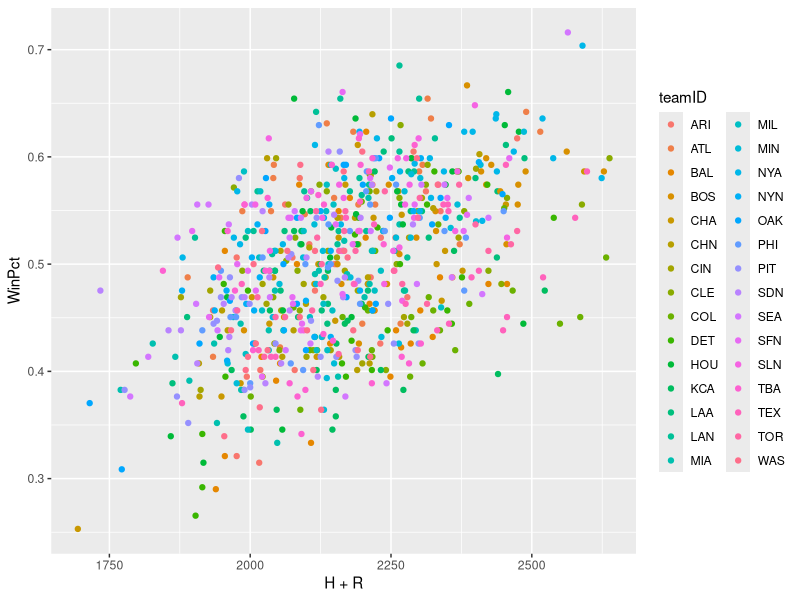
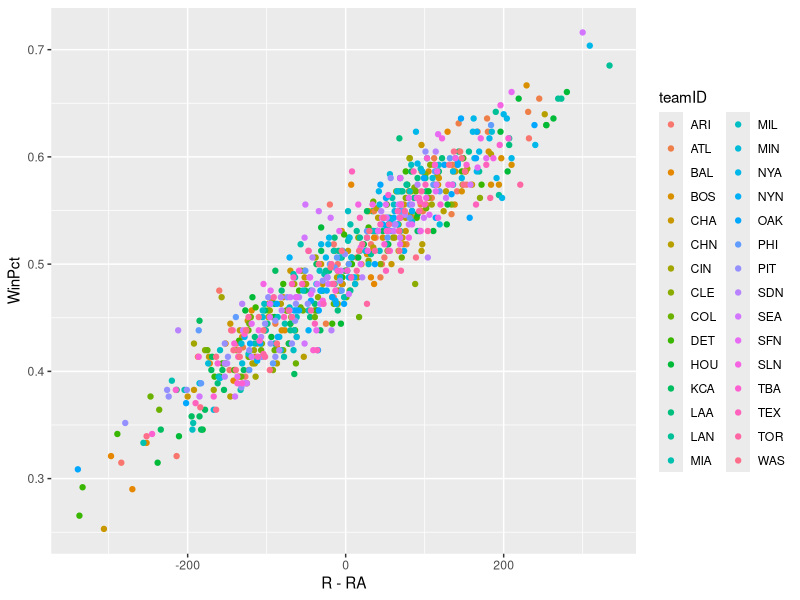
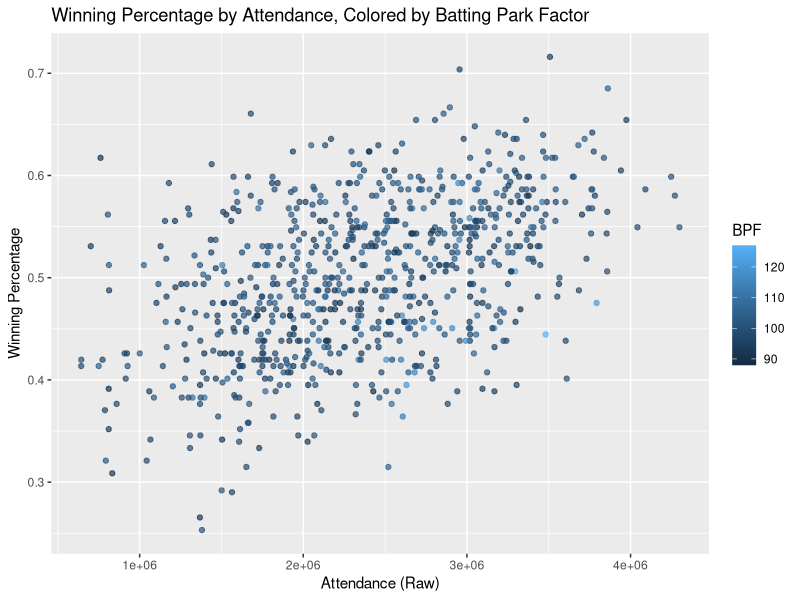
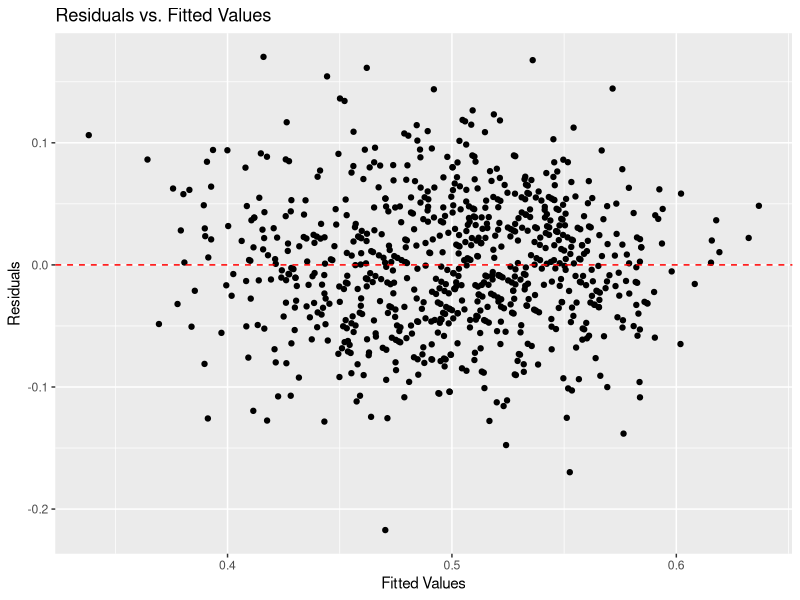
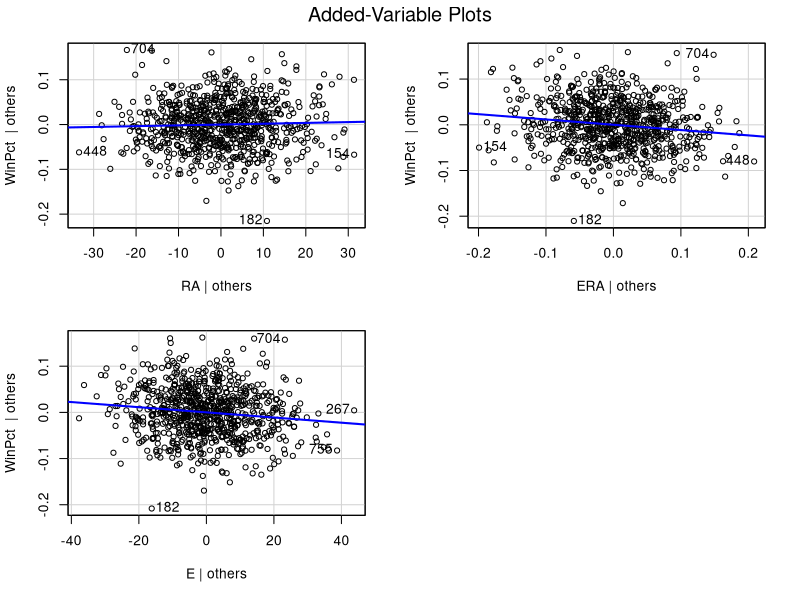
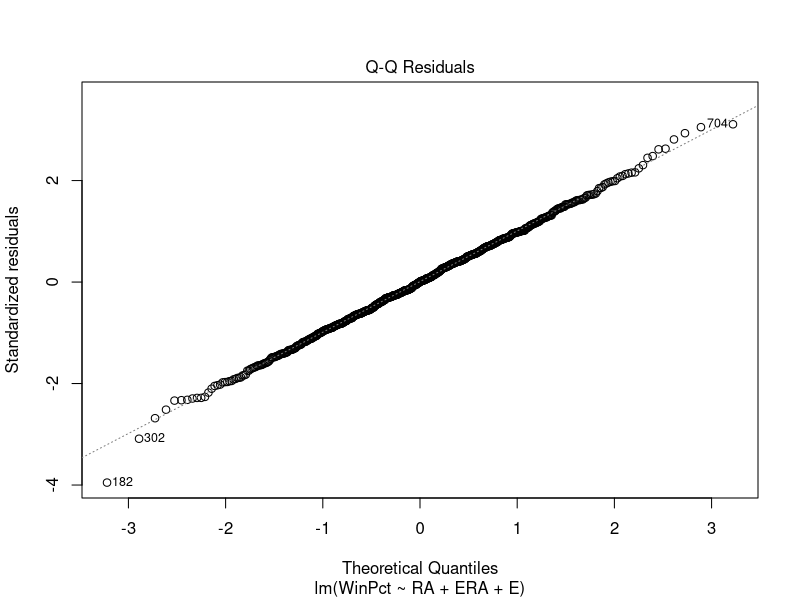
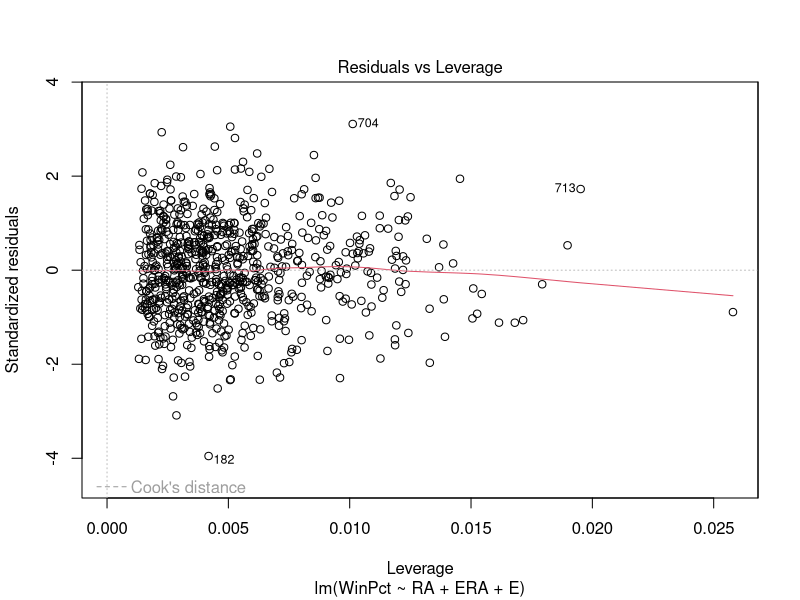
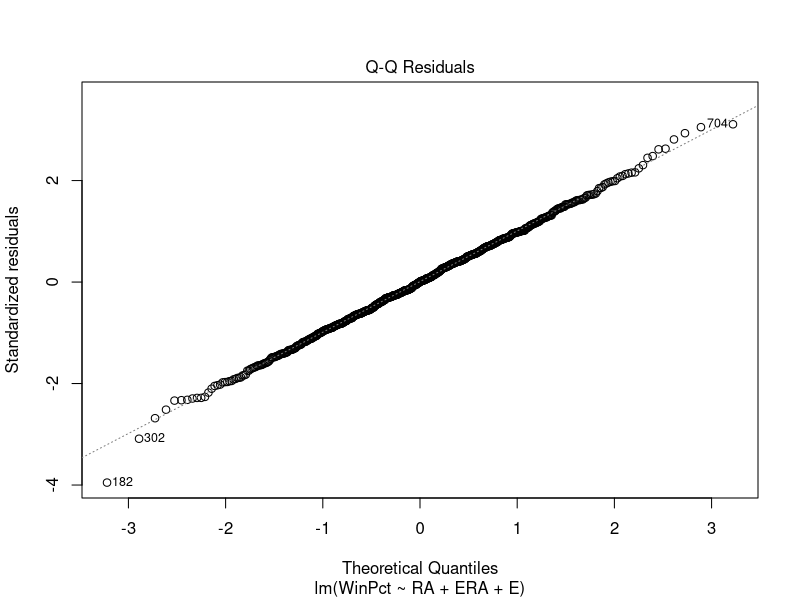

The R script that drew these images, in order:
## ---- chunk 1
library(tidyverse)
library(readxl)
library(ggplot2)
library(car)
## ---- chunk 2
baseball <- read_csv("Teams.csv")
baseball <- baseball |>
  select(yearID, teamID, Rank, W, H, R, RA, ERA, E, BPF, attendance, L) |>
  filter(yearID >= 1998 & yearID != 2020) |>
  mutate(
    WinPct = W / (W + L)
  ) |>
  select(yearID:W, WinPct, everything(), -L)

View(baseball)

baseball_simplified <- baseball |>
  select(yearID, Rank, W, WinPct, H, R, RA, ERA, E, BPF, attendance)
## ---- chunk 3
ggplot(data = baseball, aes(x=H + R, y=WinPct, color = teamID)) +
  geom_point()

## ---- chunk 4
ggplot(baseball, aes(x=R - RA, y=WinPct, color = teamID)) +
  geom_point()
## ---- chunk 5

ggplot(data = baseball, aes(x = attendance, y = WinPct, color = BPF)) +
  geom_point(alpha = 0.7) +
  labs(
    title = "Winning Percentage by Attendance, Colored by Batting Park Factor",
    x = "Attendance (Raw)",
    y = "Winning Percentage",
    color = "BPF"
  )

## ---- chunk 6
lm.fit = lm(WinPct~RA+ERA+E, data = baseball_simplified)
## ---- chunk 7
#E
model_data <- fortify(lm.fit)
ggplot(model_data, aes(x = .fitted, y = .resid)) +
  geom_point() +
  geom_hline(yintercept = 0, linetype = "dashed", color = "red") +
  labs(
    title = "Residuals vs. Fitted Values",
    x = "Fitted Values",
    y = "Residuals"
  )
#L
avPlots(lm.fit)
summary(lm.fit)

#Multicollinearity
vif(lm.fit)

## ---- chunk 8
#N
plot(lm.fit, which = 2)

## ---- chunk 9
#influential points
plot(lm.fit, which = 5)

## ---- chunk 10
plot(lm.fit, which = 2)

## ---- chunk 11
plot(lm.fit, which = 5)

